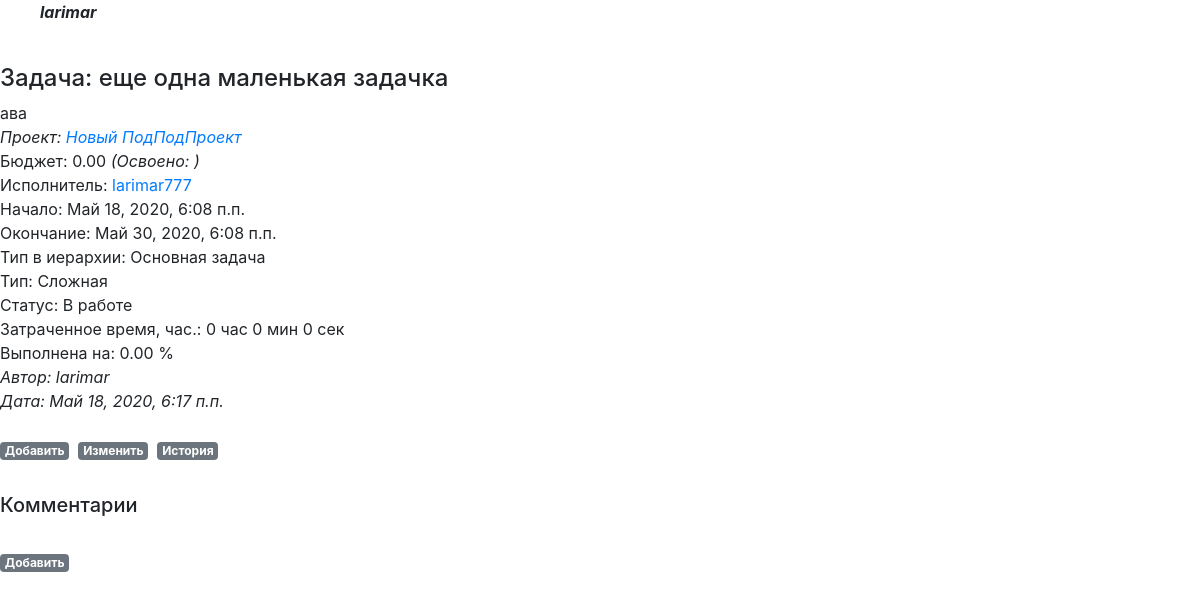
The app's page /projects/taskcomments_page/12 (signed in), older data.
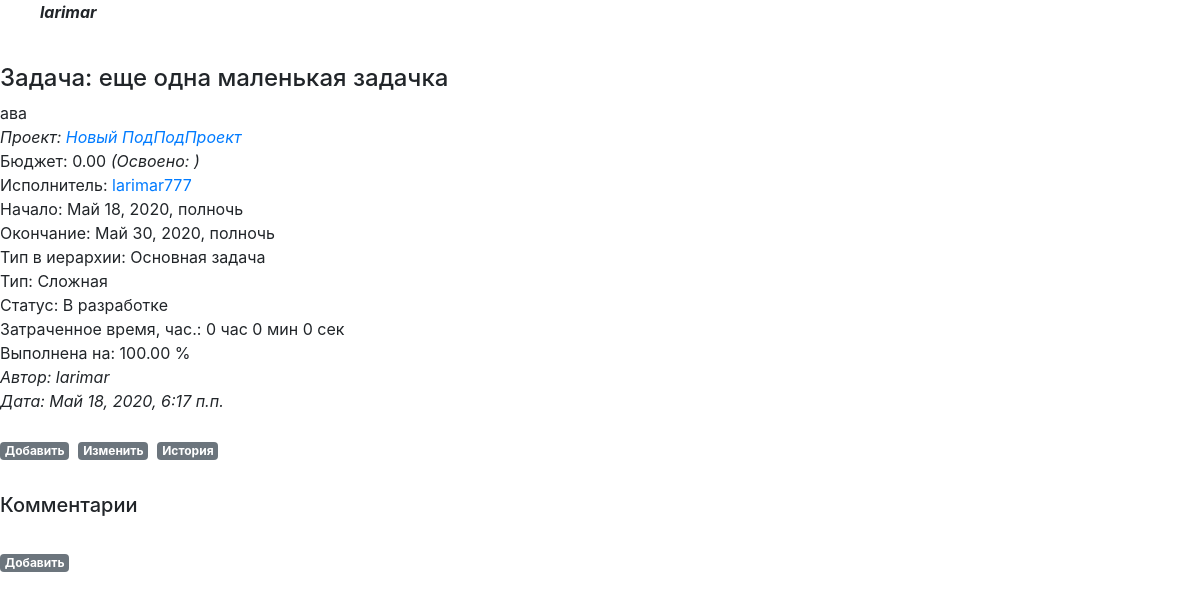
The same page, newer data.
### projects/models.py (models this page shows, shortened)
class Task(MPTTModel):
    name = models.CharField("Наименование", max_length=128)
    description = RichTextUploadingField("Описание")
    datebegin = models.DateTimeField("Начало")
    dateend = models.DateTimeField("Окончание")
    project = models.ForeignKey('Project', on_delete=models.CASCADE, related_name='resultproject', verbose_name="Проект")
    parent = TreeForeignKey('self', null=True, blank=True, limit_choices_to={'is_active':True}, on_delete=models.CASCADE, related_name='task_children', verbose_name="Задача верхнего уровня")
    assigner = models.ForeignKey('auth.User', on_delete=models.CASCADE, related_name='task_assigner', verbose_name="Исполнитель")
    cost = models.DecimalField("Стоимость", max_digits=12, decimal_places=2)
    percentage = models.DecimalField("Процент выполнения", max_digits=5, decimal_places=2, default=0)
    structure_type = models.ForeignKey('Dict_TaskStructureType', limit_choices_to={'is_active':True}, on_delete=models.CASCADE, related_name='task_structure_type', verbose_name="Тип задачи в иерархии")
    type = models.ForeignKey('Dict_TaskType', limit_choices_to={'is_active':True}, on_delete=models.CASCADE, related_name='project_type', verbose_name="Тип")
    status = models.ForeignKey('Dict_TaskStatus', limit_choices_to={'is_active':True}, on_delete=models.CASCADE, related_name='project_status', verbose_name="Статус")
    datecreate = models.DateTimeField("Создана", auto_now_add=True)
    dateclose = models.DateTimeField("Дата закрытия", auto_now_add=False, blank=True, null=True)
    author = models.ForeignKey('auth.User', on_delete=models.CASCADE, related_name='resultuser', verbose_name="Автор")
    is_active = models.BooleanField("Активность", default=True)
    class MPTTMeta:
        order_insertion_by = ['-dateend']
    class Meta:
        verbose_name = 'Задача'
        verbose_name_plural = 'Задачи'

class Project(MPTTModel):
    name = models.CharField("Наименование", max_length=64)
    description = RichTextUploadingField("Описание")
    datebegin = models.DateField("Начало")
    dateend = models.DateField("Окончание")
    company = models.ForeignKey('companies.Company', on_delete=models.CASCADE, related_name='resultcompany', verbose_name="Компания")
    parent = TreeForeignKey('self', null=True, blank=True, limit_choices_to={'is_active':True}, on_delete=models.CASCADE, related_name='project_children', verbose_name="Проект верхнего уровня")
    assigner = models.ForeignKey('auth.User', on_delete=models.CASCADE, related_name='project_assigner', verbose_name="Исполнитель")
    cost = models.DecimalField("Стоимость", max_digits=12, decimal_places=2, default=0)
    percentage = models.DecimalField("Процент выполнения", max_digits=5, decimal_places=2, default=0)
    structure_type = models.ForeignKey('Dict_ProjectStructureType', limit_choices_to={'is_active':True}, on_delete=models.CASCADE, related_name='project_structure_type', verbose_name="Тип проекта в иерархии")
    type = models.ForeignKey('Dict_ProjectType', limit_choices_to={'is_active':True}, on_delete=models.CASCADE, related_name='project_type', verbose_name="Тип")
    status = models.ForeignKey('Dict_ProjectStatus', limit_choices_to={'is_active':True}, on_delete=models.CASCADE, related_name='project_status', verbose_name="Статус")
    datecreate = models.DateTimeField("Создан", auto_now_add=True)
    dateclose = models.DateTimeField("Дата закрытия", auto_now_add=False, blank=True, null=True)
    author = models.ForeignKey('auth.User', on_delete=models.CASCADE, related_name='project_author', verbose_name="Автор")
    members = models.ManyToManyField('auth.User', related_name='project_members', verbose_name="Участники")
    is_active = models.BooleanField("Активность", default=True)
    class MPTTMeta:
        order_insertion_by = ['name']
    class Meta:
        verbose_name = 'Проект'
        verbose_name_plural = 'Проекты'

class Dict_TaskStructureType(models.Model):
    name = models.CharField("Наименование", max_length=64)
    sort = models.PositiveSmallIntegerField(default=1, blank=True, null=True)
    name_lang = models.CharField("Перевод", max_length=64, blank=True, null=True)
    is_active = models.BooleanField("Активность", default=True)
    class Meta:
        ordering = ('sort',)
        verbose_name = 'Тип задачи в иерархии'
        verbose_name_plural = 'Типы задач в иерархии'
    def __str__(self):
        return (self.name)

class Dict_TaskType(models.Model):
    name = models.CharField("Наименование", max_length=64)
    sort = models.PositiveSmallIntegerField(default=1, blank=True, null=True)
    name_lang = models.CharField("Перевод", max_length=64, blank=True, null=True)
    is_active = models.BooleanField("Активность", default=True)
    class Meta:
        ordering = ('sort',)
        verbose_name = 'Тип задачи'
        verbose_name_plural = 'Типы задач'
    def __str__(self):
        return (self.name)

class Dict_TaskStatus(models.Model):
    name = models.CharField("Наименование", max_length=64)
    sort = models.PositiveSmallIntegerField(default=1, blank=True, null=True)
    name_lang = models.CharField("Перевод", max_length=64, blank=True, null=True)
    is_close = models.BooleanField("Закрывает задачу", default=False)
    is_active = models.BooleanField("Активность", default=True)
    class Meta:
        ordering = ('sort',)
        verbose_name = 'Статус задачи'
        verbose_name_plural = 'Статусы задач'
    def __str__(self):
        return (self.name)

### projects/views.py (the view)
# urls.py: path('taskcomments_page/<int:taskid>', views.taskcomments, name = 'taskcomments'),
@login_required   # декоратор для перенаправления неавторизованного пользователя на страницу авторизации
def taskcomments(request, taskid):
    currenttask = Task.objects.get(id=taskid)
    currentuser = request.user.id
    taskcomment_costsum = TaskComment.objects.filter(task=taskid).aggregate(Sum('cost'))
    taskcomment_timesum = TaskComment.objects.filter(task=taskid).aggregate(Sum('time'))
    try:
       sec = taskcomment_timesum["time__sum"]*3600
    except:
       sec = 0
    hours, sec = divmod(sec, 3600)
    minutes, sec = divmod(sec, 60)
    seconds = sec
    taskcomment_list = TaskComment.objects.filter(Q(author=request.user.id) | Q(task__project__members__in=[currentuser,]), is_active=True, task=taskid)
    button_taskcomment_create = ''
    button_task_create = ''
    button_task_update = ''
    button_task_history = ''
    is_member = Project.objects.filter(members__in=[currentuser,]).exists()
    if currentuser == currenttask.author_id or currentuser == currenttask.assigner_id or is_member:
       button_task_create = 'Добавить'
       button_task_history = 'История'
       button_taskcomment_create = 'Добавить'
       if currentuser == currenttask.author_id or currentuser == currenttask.assigner_id:
          button_task_update = 'Изменить'
    return render(request, "task_detail.html", {
                              'nodes': taskcomment_list.distinct().order_by(),
                              'task': currenttask,
                              'button_task_create': button_task_create,
                              'button_task_update': button_task_update,
                              'button_task_history': button_task_history,
                              'taskcomment_costsum': taskcomment_costsum,
                              'taskcomment_timesum': taskcomment_timesum,
                              'hours': hours, 'minutes': minutes, 'seconds': seconds,
                              'button_taskcomment_create': button_taskcomment_create,
                                                })

### projects/models.py (called while the page is built)
    def __str__(self):
        return (self.name)

    def __str__(self):
        return (self.name)

    def __str__(self):
        return (self.name)

### templates/task_detail.html (shortened to what this page needs)
{% extends 'base.html' %}
{% block task %}
   <div class="task-entry">
      <p><h4>Задача: {{ task.name }}
        </h4></p>
      <p>{% autoescape off %}{{ task.description }}{% endautoescape %}</p>
      <i><p>Проект: <a href="{% url 'my_project:tasks' task.project.pk 0 %}">{{ task.project.name }}</a></p></i>
      <p>Бюджет: {{ task.cost }} <i>(Освоено: {{ taskcomment_costsum.cost__sum|floatformat:2 }})</i></p>
      <p>Исполнитель: <span class="hint hint--bottom hint--info" data-hint="Профиль исполнителя"><a href="{% url 'my_account:userprofile_detail' task.assigner.pk ' ' %}">{{ task.assigner }}</a></span></p>
      <p>Начало: {{ task.datebegin }}</p>
      <p>Окончание: {{ task.dateend }}</p>
      <p>Тип в иерархии: {{ task.structure_type }}</p>
      <p>Тип: {{ task.type }}</p>
      <p>Статус: {{ task.status }}</p>
      <p>Затраченное время, час.: {{ hours }} час {{ minutes }}  мин {{ seconds|floatformat:0 }} сек</p>
      <p>Выполнена на: {{ task.percentage }} %</p>
      <em>Автор: {{ task.author }}</em><br />
      <em>Дата: {{ task.datecreate }}</em>
      <p>&nbsp;</p>
        <div>
          <div style="float: left;"><a href="{% url 'my_project:task_create' task.project.id task.pk %}" class="top-menu"><span class="badge badge-secondary">{{ button_task_create }}</span></a></div>
          <div style="float: left;">&nbsp;</div><div style="float: left;">&nbsp;</div>
          <div style="float: left;"><a href="{% url 'my_project:task_update' task.pk %}" class="top-menu"><span class="badge badge-secondary">{{ button_task_update }}</span></a></div>
          <div style="float: left;">&nbsp;</div><div style="float: left;">&nbsp;</div>
          <div style="float: left;"><a href="{% url 'my_project:task_history' task.pk %}" class="top-menu"><span class="badge badge-secondary">{{ button_task_history }}</span></a></div>
        </div>
   </div>
{% endblock task %}
{% block list %}
   <div class="comment-entry">
        <p>&nbsp;</p>
        <h5>Комментарии</h5>
      <div class="comment-entry"></div><a href="{% url 'my_project:taskcomment_create' task.pk %}" class="top-menu"><span class="badge badge-secondary">{{ button_taskcomment_create }}</span></a></div>
{% endblock list %}

### templates/base.html (shortened to what this page needs)
<!DOCTYPE html>
<html lang="en">
    <head>
        {% load static %}
        <link rel="stylesheet" href="{% static 'css/base.css' %}">
        <link rel="stylesheet" href="{% static 'css/bootstrap.min.css' %}">
        <link rel="stylesheet" href="{% static 'css/hint.css' %}">
        <link rel="stylesheet" href="https://stackpath.bootstrapcdn.com/bootstrap/4.4.1/css/bootstrap.min.css">
        {% block head %}
            {% if user.is_authenticated %}
               <ul>{% load menubuilder %}{% menu main_menu %}
                      <span align="right"><b><i>{{ user.username }}</i></b></span>
               </ul>
            {% else %}
               <ul>{% load menubuilder %}{% menu logout_menu %}
            {% endif %}
        {% endblock %}
    </head>
    <body>
        <br />
        <section id=content>
            {% block task %}
            {% endblock %}
            {% block list %}
            {% endblock %}
        </section>
    </body>
</html>

### static/css/base.css (style rules this page uses)
body { font-family: 'Source Sans Pro', sans-serif; font-size: 18px; }
.task-entry { margin-bottom: 2rem; }
.task-entry p { margin: 0; font-weight: 400; }
.comment-entry { margin-bottom: 2rem; }
.comment-entry p { margin: 0; font-weight: 400; }
* { box-sizing: border-box; }

### static/css/hint.css (style rules this page uses)
[class*="hint--"] { position: relative; display: inline-block; }
[class*="hint--"]:before, [class*="hint--"]:after { position: absolute; -webkit-transform: translate3d(0, 0, 0); -moz-transform: translate3d(0, 0, 0); transform: translate3d(0, 0, 0); visibility: hidden; opacity: 0; z-index: 1000000; pointer-events: none; -webkit-transition: 0.3s ease; -moz-transition: 0.3s ease; transition: 0.3s ease; -webkit-transition-delay: 0ms; -moz-transition-delay: 0ms; transition-delay: 0ms; }
[class*="hint--"]:before { content: ''; position: absolute; background: transparent; border: 6px solid transparent; z-index: 1000001; }
[class*="hint--"]:after { background: #383838; color: white; padding: 8px 10px; font-size: 12px; font-family: "Helvetica Neue", Helvetica, Arial, sans-serif; line-height: 12px; white-space: nowrap; }
[class*="hint--"][data-hint]:after { content: attr(data-hint); }
.hint--bottom:before { border-bottom-color: #383838; }
.hint--bottom:before { margin-top: -11px; }
.hint--bottom:before, .hint--bottom:after { top: 100%; left: 50%; }
.hint--bottom:before { left: calc(50% - 6px); }
.hint--bottom:after { -webkit-transform: translateX(-50%); -moz-transform: translateX(-50%); transform: translateX(-50%); }
[class*="hint--"]:after { text-shadow: 0 -1px 0px black; box-shadow: 4px 4px 8px rgba(0, 0, 0, 0.3); }
.hint--info:after { background-color: #3986ac; text-shadow: 0 -1px 0px #1a3c4d; }
.hint--info.hint--bottom:before { border-bottom-color: #3986ac; }

Row changes from the older to the newer data that the page shows:
changed Task "еще одна маленькая задачка": datebegin "Май 18, 2020, 6:08 п.п." → "Май 18, 2020, полночь"; dateend "Май 30, 2020, 6:08 п.п." → "Май 30, 2020, полночь"; status "В работе" → "В разработке"; percentage "0.00" → "100.00"
